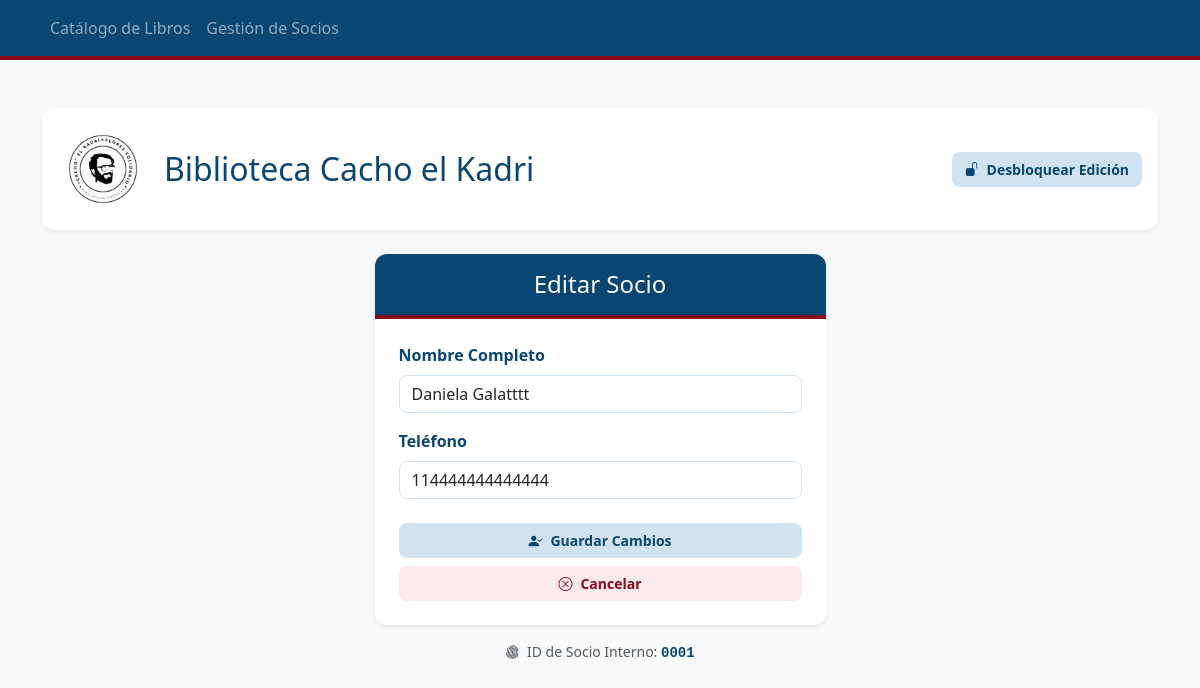
/editar_socio/1, run on the app's committed database.
### tables this page shows
CREATE TABLE Socios (
            id_socio INTEGER PRIMARY KEY AUTOINCREMENT,
            nombre_completo TEXT NOT NULL,
            telefono TEXT NOT NULL
        );

### app.py (the view)
@app.route('/editar_socio/<int:id_socio>')
def vista_editar_socio(id_socio):
    conexion = sqlite3.connect("biblioteca.db")
    cursor = conexion.cursor()
    cursor.execute("SELECT id_socio, nombre_completo, telefono FROM Socios WHERE id_socio = ?", (id_socio,))
    socio = cursor.fetchone()
    conexion.close()
    return render_template('editar_socio.html', socio=socio)

### templates/editar_socio.html (shortened to what this page needs)
{% extends 'layout.html' %}
{% block content %}
<div class="row justify-content-center mb-5">
    <div class="col-md-6 col-lg-5">
        <div class="card shadow-sm border-0" style="border-radius: 12px; overflow: hidden;">
            <div class="card-header text-white text-center py-3" style="background-color: #094672; border-bottom: 4px solid #88091a;">
                <h4 class="mb-0 font-weight-bold">Editar Socio</h4>
            </div>
            <div class="card-body p-4">
                <form action="/actualizar_socio" method="POST">
                    <div class="mb-3">
                        <label class="form-label fw-bold" style="color: #094672;">Nombre Completo</label>
                        <input type="text" name="nombre" class="form-control" value="{{ socio[1] }}" required style="border: 1px solid #d1e3f0; border-radius: 8px;">
                    </div>
                    <div class="mb-4">
                        <label class="form-label fw-bold" style="color: #094672;">Teléfono</label>
                        <input type="text" name="telefono" class="form-control" value="{{ socio[2] }}" style="border: 1px solid #d1e3f0; border-radius: 8px;">
                    </div>
                    <div class="d-grid gap-2">
                        <button type="submit" class="btn btn-success btn-lg py-2">
                            <i class="bi bi-person-check-fill me-2"></i>Guardar Cambios
                        </button>
                        <a href="/socios" class="btn btn-primary btn-lg py-2">
                            <i class="bi bi-x-circle me-2"></i>Cancelar
                        </a>
                    </div>
                </form>
            </div>
        </div>
        <p class="text-center mt-3 text-muted small">
            <i class="bi bi-fingerprint me-1"></i> ID de Socio Interno: <span style="font-family: monospace; font-weight: bold; color: #094672;">{{ "%04d" | format(socio[0]) }}</span>
        </p>
    </div>
</div>
{% endblock %}

### templates/layout.html (style rules this page uses)
body { background-color: #f4f7f9 !important; }
.btn-primary, .btn-danger, .btn-success, .btn-info, .btn-warning, .btn-style-mfn, .btn-outline-secondary, .btn-outline-warning { border-radius: 8px !important; font-weight: bold !important; font-size: 14px !important; text-decoration: none !important; display: inline-block !important; padding: 6px 12px !important; vertical-align: middle !important; margin: 0 !important; border: 1px solid transparent !important; transition: all 0.2s; }
.btn-primary, .btn-danger, .btn-outline-secondary { background-color: #fbe9eb !important; color: #88091a !important; }
.btn-success, .btn-info, .btn-warning, .btn-style-mfn, .btn-outline-warning { background-color: #d1e3f0 !important; color: #094672 !important; }

### data on the page
Socios: nombre "Daniela Galatttt", telefono "114444444444444", id_socio "0001"
